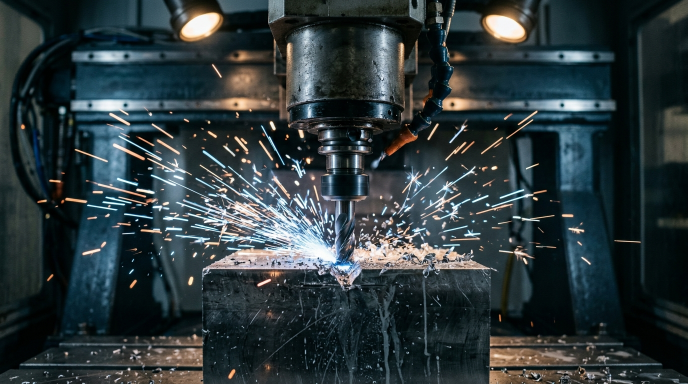
#> input picture Fotos/CNC_router_cutting_metal_sparks_202605271743.jpeg, 1376 x 768 px (shown at 1/2 size)
$ python comparar-alineado.py ../../../Fotos/CNC_router_cutting_metal_sparks_202605271743.jpeg '../../../Fotos/Craftsman'"'"'s_gloved_hands_sanding…_202605271743.jpeg' '../../../Fotos/Craftsman'"'"'s_gloved_hands_sanding…_202605271743.jpeg'   (older library calls are emulated)
#> lines starting #> are read from the running program, lines starting #| are printed output that depends on the picture; after the words box and inside, x2 and y2 are one past the last pixel; in counts of white or black regions, pixels touching at a corner belong together
"""Compara una foto con su version procesada por IA, ALINEANDOLAS primero.

verificar-mejoradas.py asume que la version procesada tiene el mismo encuadre
que el original. Eso vale para una mejora, pero no para una extension
(outpaint) o una ampliacion que reencuadra: ahi el original aparece a otra
escala y en otra posicion, y comparar pixel a pixel mide el desplazamiento,
no el contenido.

Aqui se localiza el original DENTRO de la procesada con puntos
caracteristicos (SIFT) y una homografia, se deforma el original a esa
posicion, y solo entonces se comparan los bordes en la zona que ambos
comparten. Asi un reencuadre legitimo no se confunde con un ornamento
redibujado.

Uso:  python comparar-alineado.py <original> <procesada> <hoja_salida.jpg>
"""
import sys

import cv2
import numpy as np


def bordes(gris):
    gx = cv2.Sobel(gris, cv2.CV_32F, 1, 0)
    gy = cv2.Sobel(gris, cv2.CV_32F, 0, 1)
    m = cv2.magnitude(gx, gy)
    return cv2.GaussianBlur(m, (0, 0), 2)


def main(ruta_o, ruta_p, salida):
    o = cv2.imread(ruta_o)
#> o is the input picture: shape (768, 1376, 3); mean B, G, R 59.8, 56.8, 44.9
    p = cv2.imread(ruta_p)
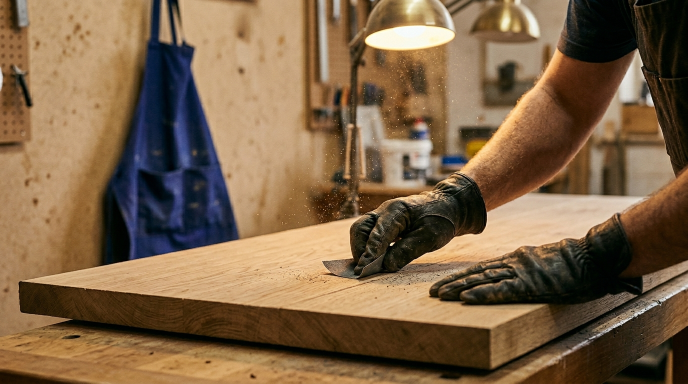
#> input picture Fotos/Craftsman's_gloved_hands_sanding…_202605271743.jpeg, 1376 x 768 px (shown at 1/2 size)
#> p is the input picture: shape (768, 1376, 3); mean B, G, R 71.3, 99.4, 125.2
    go = cv2.cvtColor(o, cv2.COLOR_BGR2GRAY)
    gp = cv2.cvtColor(p, cv2.COLOR_BGR2GRAY)
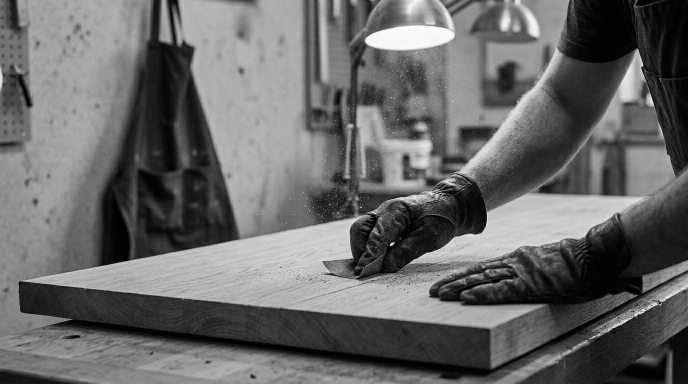
#> gp: shape (768, 1376) (shown at 1/2 size); min 0, max 255, mean 103.9

    sift = cv2.SIFT_create(6000)
    ko, do = sift.detectAndCompute(go, None)
#> ko = 5331 keypoints; strongest (x, y, size): (617, 321, 6.7), (576, 313, 4.4), (274, 440, 3), (1010, 55, 41.6)
    kp, dp = sift.detectAndCompute(gp, None)
#> kp = 2018 keypoints; strongest (x, y, size): (783, 489, 4.3), (722, 414, 2.1), (818, 568, 1.8), (1261, 163, 43.5)
    pares = cv2.BFMatcher().knnMatch(do, dp, k=2)
#> pares = 5331 matches
    buenos = [m for m, n in pares if m.distance < 0.7 * n.distance]
#> buenos = 21 matches
    if len(buenos) < 12:
        sys.exit("Muy pocos puntos en comun (%d): no se puede alinear." % len(buenos))

    src = np.float32([ko[m.queryIdx].pt for m in buenos]).reshape(-1, 1, 2)
#> src = 21 rows, first 8: [113.7, 412.4], [133, 706.7], [296.2, 549.3], [308.2, 417.4], [322.8, 550.5], [433.5, 338.7], [537.7, 303.4], [598.1, 296.4]
    dst = np.float32([kp[m.trainIdx].pt for m in buenos]).reshape(-1, 1, 2)
#> dst = 21 rows, first 8: [783, 488.5], [800.8, 477.1], [800.8, 477.1], [757, 108.5], [800.8, 477.1], [389.4, 410.5], [1160.1, 683.9], [800.8, 477.1]
    H, inl = cv2.findHomography(src, dst, cv2.RANSAC, 4.0)
#> H = [[-1.25, 1.2, 785.8], [-0.734, 0.684, 468.1], [-0.00157, 0.00148, 1]]; inl = 21 values from 0 to 0
    inliers = int(inl.sum())
#> inliers = 0

    # El original deformado a donde esta en la procesada, y su mascara.
    h, w = gp.shape
#> h = 768; w = 1376
    o_en_p = cv2.warpPerspective(go, H, (w, h))
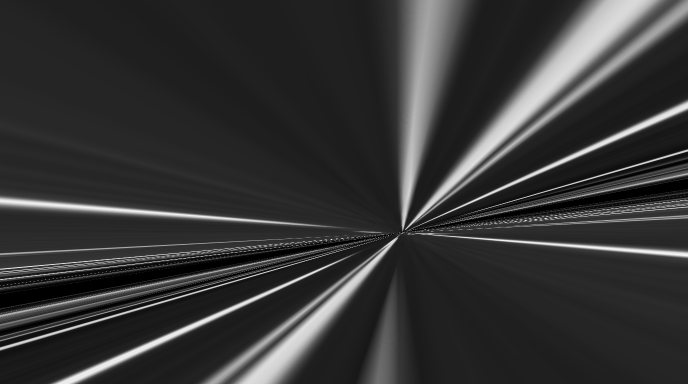
#> o_en_p: shape (768, 1376) (shown at 1/2 size); min 0, max 252, mean 53.1
    mascara = cv2.warpPerspective(np.full(go.shape, 255, np.uint8), H, (w, h)) > 0
#> mascara: shape (768, 1376) bool; 98.3% white; 8 black regions (6 under 20 px), largest, box (x1, y1, x2, y2) and area: (0, 469, 781, 617) 11423, (819, 357, 1376, 463) 6047
    mascara = cv2.erode(mascara.astype(np.uint8), np.ones((15, 15), np.uint8)) > 0
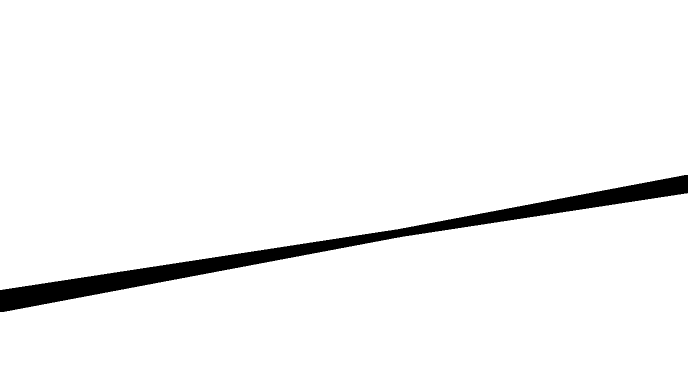
#> mascara: shape (768, 1376) bool (shown at 1/2 size); 96.2% white; 1 black region, box (x1, y1, x2, y2) and area: (0, 350, 1376, 624) 40035

    esquinas = cv2.perspectiveTransform(
        np.float32([[0, 0], [go.shape[1], 0], [go.shape[1], go.shape[0]], [0, go.shape[0]]]).reshape(-1, 1, 2), H
    ).reshape(-1, 2)
#> esquinas = [[785.8, 468.1], [802.8, 464.9], [360.4, 532.7], [801.4, 465.4]]
    escala = np.linalg.norm(esquinas[1] - esquinas[0]) / go.shape[1]
#> escala = 0.0126

    b1 = bordes(o_en_p)[mascara]
    b2 = bordes(gp)[mascara]
#> in bordes (call 2), `gy = cv2.Sobel(gris, cv2.CV_32F, 0, 1)`:
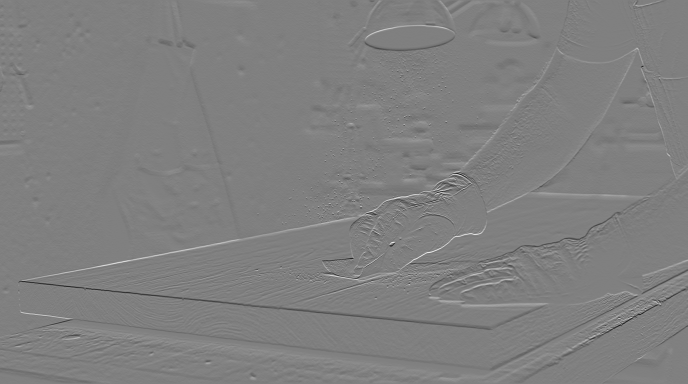
#> gy: shape (768, 1376) float32 (shown at 1/2 size); min -893, max 886, mean -0.2; drawn with min black and max white
#> in bordes (call 2), `return cv2.GaussianBlur(m, (0, 0), 2)`:
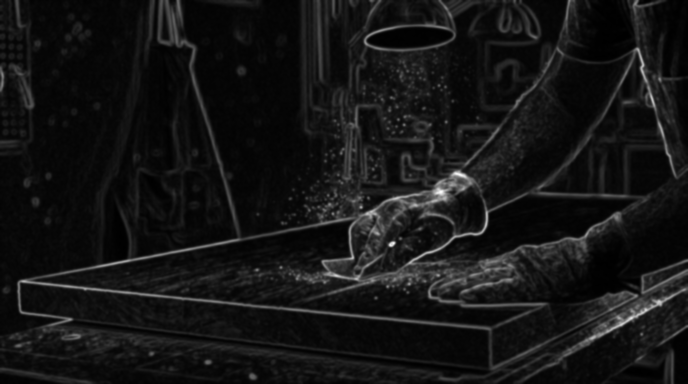
#> returned value: shape (768, 1376) float32 (shown at 1/2 size); min 1.72, max 454.6, mean 39.2; drawn with min black and max white
    corr = float(np.corrcoef(b1, b2)[0, 1])
#> corr = 0.06
    dif = float(np.abs(o_en_p[mascara].astype(float) - gp[mascara].astype(float)).mean())
#> dif = 75.92

    print("puntos en comun: %d (validos %d)" % (len(buenos), inliers))
#| puntos en comun: 21 (validos 0)
    print("el original ocupa la procesada a escala %.3f" % escala)
#| el original ocupa la procesada a escala 0.013
    print("esquina sup-izq del original en la procesada: (%.0f, %.0f)" % tuple(esquinas[0]))
#| esquina sup-izq del original en la procesada: (786, 468)
    print("zona comparada: %.0f %% de la procesada" % (100 * mascara.mean()))
#| zona comparada: 96 % de la procesada
    print("correlacion de bordes (1 = misma estructura): %.3f" % corr)
#| correlacion de bordes (1 = misma estructura): 0.060
    print("diferencia media de luz: %.1f de 255" % dif)
#| diferencia media de luz: 75.9 de 255

    # Hoja: original alineado | procesada, recortadas a la zona comun.
    ys, xs = np.where(mascara)
    y0, y1, x0, x1 = ys.min(), ys.max(), xs.min(), xs.max()
#> y0 = 0; y1 = 767; x0 = 0; x1 = 1375
    a = cv2.cvtColor(o_en_p[y0:y1, x0:x1], cv2.COLOR_GRAY2BGR)
    b = p[y0:y1, x0:x1]
    hoja = np.hstack([a, np.full((a.shape[0], 12, 3), 40, np.uint8), b])
    escala_hoja = 1600 / hoja.shape[1]
#> escala_hoja = 0.579
    if escala_hoja < 1:
        hoja = cv2.resize(hoja, None, fx=escala_hoja, fy=escala_hoja, interpolation=cv2.INTER_AREA)
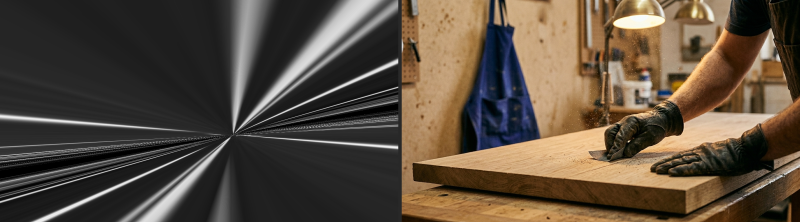
#> hoja: shape (444, 1600, 3) (shown at 1/2 size); mean B, G, R 62.2, 76.1, 89
    cv2.imwrite(salida, hoja)


if __name__ == "__main__":
    if len(sys.argv) != 4:
        sys.exit(__doc__)
    main(*sys.argv[1:])
